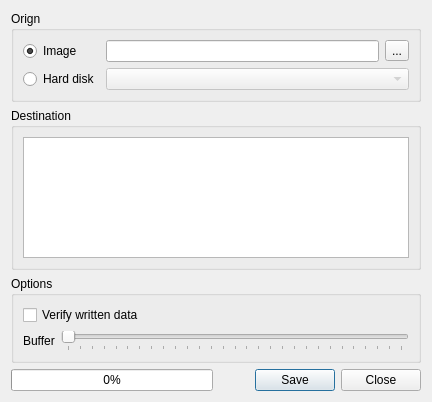
<?xml version="1.0" encoding="UTF-8"?>
<ui version="4.0">
 <class>MultiWriter</class>
 <widget class="QDialog" name="MultiWriter">
  <property name="geometry">
   <rect>
    <x>0</x>
    <y>0</y>
    <width>432</width>
    <height>402</height>
   </rect>
  </property>
  <property name="windowTitle">
   <string>LEMURI Multi Writer</string>
  </property>
  <layout class="QGridLayout" name="gridLayout_2">
   <item row="3" column="0">
    <widget class="QProgressBar" name="progresPB">
     <property name="value">
      <number>0</number>
     </property>
    </widget>
   </item>
   <item row="0" column="0" colspan="2">
    <widget class="QGroupBox" name="groupBox_2">
     <property name="title">
      <string>Orign</string>
     </property>
     <layout class="QGridLayout" name="gridLayout_4">
      <item row="0" column="0">
       <widget class="QRadioButton" name="radioButton_2">
        <property name="text">
         <string>Image</string>
        </property>
        <property name="checked">
         <bool>true</bool>
        </property>
       </widget>
      </item>
      <item row="1" column="0">
       <widget class="QRadioButton" name="radioButton">
        <property name="text">
         <string>Hard disk</string>
        </property>
        <property name="checked">
         <bool>false</bool>
        </property>
       </widget>
      </item>
      <item row="0" column="1">
       <layout class="QHBoxLayout" name="horizontalLayout">
        <item>
         <widget class="QLineEdit" name="imageLE"/>
        </item>
        <item>
         <widget class="QToolButton" name="browseTB">
          <property name="text">
           <string>...</string>
          </property>
         </widget>
        </item>
       </layout>
      </item>
      <item row="1" column="1">
       <widget class="QComboBox" name="harddiskForImageCB">
        <property name="enabled">
         <bool>false</bool>
        </property>
       </widget>
      </item>
     </layout>
    </widget>
   </item>
   <item row="3" column="1">
    <widget class="QDialogButtonBox" name="buttonBox">
     <property name="orientation">
      <enum>Qt::Horizontal</enum>
     </property>
     <property name="standardButtons">
      <set>QDialogButtonBox::Close|QDialogButtonBox::Save</set>
     </property>
    </widget>
   </item>
   <item row="2" column="0" colspan="2">
    <widget class="QGroupBox" name="groupBox">
     <property name="title">
      <string>Options</string>
     </property>
     <layout class="QGridLayout" name="gridLayout_3">
      <item row="1" column="0">
       <widget class="QLabel" name="label">
        <property name="text">
         <string>Buffer</string>
        </property>
       </widget>
      </item>
      <item row="1" column="1">
       <widget class="QSlider" name="horizontalSlider">
        <property name="minimum">
         <number>4</number>
        </property>
        <property name="maximum">
         <number>32</number>
        </property>
        <property name="orientation">
         <enum>Qt::Horizontal</enum>
        </property>
        <property name="tickPosition">
         <enum>QSlider::TicksBelow</enum>
        </property>
        <property name="tickInterval">
         <number>1</number>
        </property>
       </widget>
      </item>
      <item row="0" column="0" colspan="2">
       <widget class="QCheckBox" name="checkBox">
        <property name="text">
         <string>Verify written data</string>
        </property>
       </widget>
      </item>
     </layout>
    </widget>
   </item>
   <item row="1" column="0" colspan="2">
    <widget class="QGroupBox" name="groupBox_3">
     <property name="title">
      <string>Destination</string>
     </property>
     <layout class="QGridLayout" name="gridLayout">
      <item row="0" column="0">
       <widget class="QListView" name="destinationView">
        <property name="sizePolicy">
         <sizepolicy hsizetype="Expanding" vsizetype="Maximum">
          <horstretch>0</horstretch>
          <verstretch>0</verstretch>
         </sizepolicy>
        </property>
        <property name="editTriggers">
         <set>QAbstractItemView::NoEditTriggers</set>
        </property>
        <property name="selectionMode">
         <enum>QAbstractItemView::MultiSelection</enum>
        </property>
       </widget>
      </item>
     </layout>
    </widget>
   </item>
  </layout>
 </widget>
 <resources/>
 <connections>
  <connection>
   <sender>buttonBox</sender>
   <signal>rejected()</signal>
   <receiver>MultiWriter</receiver>
   <slot>reject()</slot>
   <hints>
    <hint type="sourcelabel">
     <x>422</x>
     <y>392</y>
    </hint>
    <hint type="destinationlabel">
     <x>286</x>
     <y>274</y>
    </hint>
   </hints>
  </connection>
  <connection>
   <sender>radioButton</sender>
   <signal>toggled(bool)</signal>
   <receiver>harddiskForImageCB</receiver>
   <slot>setEnabled(bool)</slot>
   <hints>
    <hint type="sourcelabel">
     <x>93</x>
     <y>49</y>
    </hint>
    <hint type="destinationlabel">
     <x>174</x>
     <y>49</y>
    </hint>
   </hints>
  </connection>
  <connection>
   <sender>radioButton_2</sender>
   <signal>toggled(bool)</signal>
   <receiver>imageLE</receiver>
   <slot>setEnabled(bool)</slot>
   <hints>
    <hint type="sourcelabel">
     <x>65</x>
     <y>94</y>
    </hint>
    <hint type="destinationlabel">
     <x>161</x>
     <y>88</y>
    </hint>
   </hints>
  </connection>
  <connection>
   <sender>radioButton_2</sender>
   <signal>toggled(bool)</signal>
   <receiver>browseTB</receiver>
   <slot>setEnabled(bool)</slot>
   <hints>
    <hint type="sourcelabel">
     <x>56</x>
     <y>88</y>
    </hint>
    <hint type="destinationlabel">
     <x>412</x>
     <y>96</y>
    </hint>
   </hints>
  </connection>
 </connections>
</ui>
